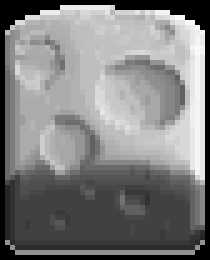
#> input picture walls.png, 42 x 52 px (shown 5 times larger)
$ python state_creator.py
#> lines starting #> are read from the running program, lines starting #| are printed output that depends on the picture
import env
import cv2
import numpy as np

ZiTi=0.3

# [4 lines left out: function Resize, not called in this run]
Unit=23
walls_image=Resize(cv2.imread('walls.png'))
#> in Resize, `return cv2.resize(img,(Unit-2,Unit-2), interpolation=cv2.INTER_AREA)`:
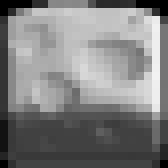
#> returned value: shape (21, 21, 3) (shown 8 times larger); min 0, max 242, mean 126.7
boxes_image=Resize(cv2.imread('boxes.png'))
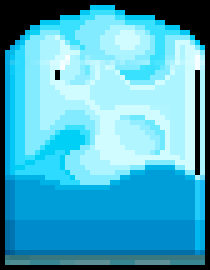
#> input picture boxes.png, 42 x 54 px (shown 5 times larger)
#> call 2 of Resize, with flag = 0
#> in Resize (call 2), `return cv2.resize(img,(Unit-2,Unit-2), interpolation=cv2.INTER_AREA)`:
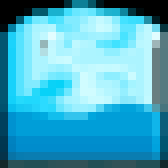
#> returned value: shape (21, 21, 3) (shown 8 times larger); mean of channels 0, 1, 2 199.2, 172.5, 74.2; drawn as B, G, R
item_fig={}
item_fig['*']=Resize(cv2.imread('item1.png'))
#> (the run stopped early here; a loop or call above may not have finished)
